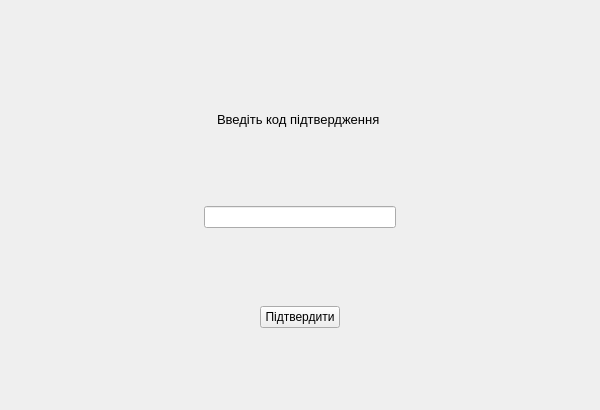
<?xml version="1.0" encoding="UTF-8"?>
<ui version="4.0">
 <class>Form</class>
 <widget class="QWidget" name="Form">
  <property name="geometry">
   <rect>
    <x>0</x>
    <y>0</y>
    <width>600</width>
    <height>410</height>
   </rect>
  </property>
  <property name="windowTitle">
   <string>Form</string>
  </property>
  <layout class="QVBoxLayout" name="verticalLayout">
   <item>
    <layout class="QHBoxLayout" name="horizontalLayout">
     <item>
      <spacer name="horizontalSpacer_7">
       <property name="orientation">
        <enum>Qt::Horizontal</enum>
       </property>
       <property name="sizeHint" stdset="0">
        <size>
         <width>40</width>
         <height>20</height>
        </size>
       </property>
      </spacer>
     </item>
     <item>
      <widget class="QLabel" name="logo">
       <property name="text">
        <string>&lt;html&gt;&lt;head/&gt;&lt;body&gt;&lt;p&gt;&lt;img src=&quot;:/:/newPrefix/logo1.png/logo.png&quot;/&gt;&lt;/p&gt;&lt;/body&gt;&lt;/html&gt;</string>
       </property>
      </widget>
     </item>
     <item>
      <spacer name="horizontalSpacer_8">
       <property name="orientation">
        <enum>Qt::Horizontal</enum>
       </property>
       <property name="sizeHint" stdset="0">
        <size>
         <width>40</width>
         <height>20</height>
        </size>
       </property>
      </spacer>
     </item>
    </layout>
   </item>
   <item>
    <spacer name="verticalSpacer_3">
     <property name="orientation">
      <enum>Qt::Vertical</enum>
     </property>
     <property name="sizeHint" stdset="0">
      <size>
       <width>20</width>
       <height>40</height>
      </size>
     </property>
    </spacer>
   </item>
   <item>
    <layout class="QHBoxLayout" name="horizontalLayout_2">
     <item>
      <spacer name="horizontalSpacer_5">
       <property name="orientation">
        <enum>Qt::Horizontal</enum>
       </property>
       <property name="sizeHint" stdset="0">
        <size>
         <width>40</width>
         <height>20</height>
        </size>
       </property>
      </spacer>
     </item>
     <item>
      <widget class="QLabel" name="label1">
       <property name="font">
        <font>
         <pointsize>10</pointsize>
        </font>
       </property>
       <property name="text">
        <string>Введіть код підтвердження </string>
       </property>
      </widget>
     </item>
     <item>
      <spacer name="horizontalSpacer_6">
       <property name="orientation">
        <enum>Qt::Horizontal</enum>
       </property>
       <property name="sizeHint" stdset="0">
        <size>
         <width>40</width>
         <height>20</height>
        </size>
       </property>
      </spacer>
     </item>
    </layout>
   </item>
   <item>
    <spacer name="verticalSpacer_2">
     <property name="orientation">
      <enum>Qt::Vertical</enum>
     </property>
     <property name="sizeHint" stdset="0">
      <size>
       <width>20</width>
       <height>40</height>
      </size>
     </property>
    </spacer>
   </item>
   <item>
    <layout class="QHBoxLayout" name="horizontalLayout_3">
     <item>
      <spacer name="horizontalSpacer_3">
       <property name="orientation">
        <enum>Qt::Horizontal</enum>
       </property>
       <property name="sizeHint" stdset="0">
        <size>
         <width>40</width>
         <height>20</height>
        </size>
       </property>
      </spacer>
     </item>
     <item>
      <widget class="QLineEdit" name="user_input"/>
     </item>
     <item>
      <spacer name="horizontalSpacer_4">
       <property name="orientation">
        <enum>Qt::Horizontal</enum>
       </property>
       <property name="sizeHint" stdset="0">
        <size>
         <width>40</width>
         <height>20</height>
        </size>
       </property>
      </spacer>
     </item>
    </layout>
   </item>
   <item>
    <spacer name="verticalSpacer">
     <property name="orientation">
      <enum>Qt::Vertical</enum>
     </property>
     <property name="sizeHint" stdset="0">
      <size>
       <width>20</width>
       <height>40</height>
      </size>
     </property>
    </spacer>
   </item>
   <item>
    <layout class="QHBoxLayout" name="horizontalLayout_4">
     <item>
      <spacer name="horizontalSpacer">
       <property name="orientation">
        <enum>Qt::Horizontal</enum>
       </property>
       <property name="sizeHint" stdset="0">
        <size>
         <width>40</width>
         <height>20</height>
        </size>
       </property>
      </spacer>
     </item>
     <item>
      <widget class="QPushButton" name="enter_button">
       <property name="font">
        <font>
         <pointsize>9</pointsize>
        </font>
       </property>
       <property name="text">
        <string>Підтвердити</string>
       </property>
      </widget>
     </item>
     <item>
      <spacer name="horizontalSpacer_2">
       <property name="orientation">
        <enum>Qt::Horizontal</enum>
       </property>
       <property name="sizeHint" stdset="0">
        <size>
         <width>40</width>
         <height>20</height>
        </size>
       </property>
      </spacer>
     </item>
    </layout>
   </item>
   <item>
    <spacer name="verticalSpacer_4">
     <property name="orientation">
      <enum>Qt::Vertical</enum>
     </property>
     <property name="sizeHint" stdset="0">
      <size>
       <width>20</width>
       <height>40</height>
      </size>
     </property>
    </spacer>
   </item>
  </layout>
 </widget>
 <resources>
  <include location="logo.qrc"/>
 </resources>
 <connections/>
</ui>
